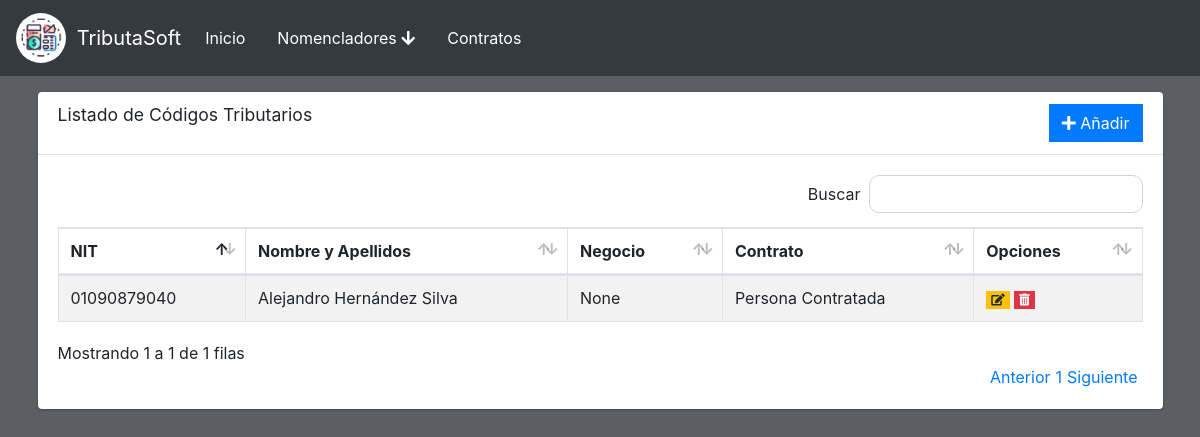
The app's page /contrato with its own data.
### main.py (models this page shows)
class ContratoPersona(db.Model):
    id = db.Column(db.Integer, primary_key=True, autoincrement=True)
    nombre = db.Column(db.String(100), nullable=False)
    apellidos = db.Column(db.String(250),nullable=False)
    ci = db.Column(db.String(11),nullable=False)
    nit = db.Column(db.String(50),nullable=False)
    codigos = db.Column(db.String(1800),nullable=False)
    salario = db.Column(db.Float)
    fecha_inicio = db.Column(db.String(100))
    lugar = db.Column(db.String(250))

### main.py (the view)
@app.route('/contrato')
def contrat_base():
    a = ContratoDueno.query.all()
    b = ContratoPersona.query.all()
    lista = []
    for i in a:
        lista.append(('Dueño de Negocio',i.nombre,i.apellidos,i.lugar,i.nit,i.id))
    for i in b:
        lista.append(('Persona Contratada',i.nombre,i.apellidos,i.lugar,i.nit,i.id))
    return render_template('contract_base.html',lista=lista)

### templates/contract_base.html (shortened to what this page needs)
{% extends 'base.html' %}
{% block content %}
<div class="content">
    <div class="container">
        <div class="card">
            <div class="card-header">
              <h3 class="card-title">Listado de C&oacute;digos Tributarios</h3>
              <div class="float-right">
                <a href="{{ url_for('contrat_add') }}" class="btn btn-primary btn-flat">
                    <i class="fas fa-plus"></i> A&ntilde;adir
                </a>
                    </div>
            </div>
            <div class="card-body">
                <table id="example1" class="table table-bordered table-striped">
                  <thead>
                  <tr>
                    <th>NIT</th>
                    <th>Nombre y Apellidos</th>
                    <th>Negocio</th>
                    <th>Contrato</th>
                    <th>Opciones</th>
                  </tr>
                  </thead>
                  <tbody>
                    {% for i in lista %}
                    <tr>
                      <td>{{i.4}}</td>
                      <td>{{i.1}} {{i.2}}</td>
                      <td>{{i.3}}</td>
                      <td>{{i.0}}</td>
                      <td>
                        {% if i[0] == 'Persona Contratada' %}
                          <a href="{{ url_for('contract_edit', tipo='persona',id=i[5]) }}" class="btn btn-warning btn-xs btn-flat"><i class="fas fa-edit"></i></a>
                          <a href="{{ url_for('contract_delete', tipo='persona',id=i[5]) }}" class="btn btn-danger btn-xs btn-flat"><i class="fas fa-trash-alt"></i></a>
                        {% else %}
                          <a href="{{ url_for('contract_edit', tipo='salario',id=i[5]) }}" class="btn btn-warning btn-xs btn-flat"><i class="fas fa-edit"></i></a>
                          <a href="{{ url_for('contract_delete', tipo='salario',id=i[5]) }}" class="btn btn-danger btn-xs btn-flat"><i class="fas fa-trash-alt"></i></a>
                        {% endif %}
                      </td>
                    </tr>
                    {% endfor %}
                    </tbody>
                </table>
            </div>
        </div>
    </div>
</div>
{% endblock %}

### templates/base.html (style rules this page uses)
html, body { background-color: rgb(91, 94, 98); }

### records on screen
ContratoPersona: nit "01090879040", nombre "Alejandro", apellidos "Hernández Silva", i "None", i "Persona Contratada"
